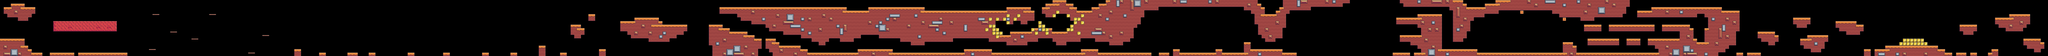

The image is a tile-based game level rendered from a .tmx file. Its description and source (layers, tilesets, objects; grid data summarised) follow:
An orthogonal 578x16 tile map with 16x16 px tiles, 1 tile layer (Background) and 135 objects (62x Spikes, 22x Fruit, 7x Trampoline, 7x Moving Platform, 7x Mushroom, ...).

<map version="1.10" tiledversion="1.11.2" orientation="orthogonal" renderorder="right-down" width="578" height="16" tilewidth="16" tileheight="16" infinite="0" nextlayerid="4" nextobjectid="293">
 <tileset firstgid="1" source="Pixel Quest.tsx" />
 <layer id="1" name="Background" width="578" height="16">
  <properties>
   <property name="BackgroundType" value="Scene 1" />
  </properties>
  <data>[9248 cells, 2816 non-empty, 43 distinct tile ids]</data>
 </layer>
 <objectgroup id="2" name="Spawning">
  <object id="116" name="Trampoline" type="Trampoline" x="2704" y="192" width="32" height="32" />
  <object id="117" name="Trampoline" type="Trampoline" x="2304" y="208" width="32" height="32" />
  <object id="118" name="Trampoline" type="Trampoline" x="2000" y="208" width="32" height="32" />
  <object id="120" name="Trampoline" type="Trampoline" x="1664" y="208" width="32" height="32" />
  <object id="121" name="Trampoline" type="Trampoline" x="1328" y="192" width="32" height="32" />
  <object id="123" name="Checkpoint" type="Checkpoint" x="5120" y="176" width="64" height="64" />
  <object id="134" name="Trampoline" type="Trampoline" x="2528" y="208" width="32" height="32" />
  <object id="137" name="Trampoline" type="Trampoline" x="1440" y="208" width="32" height="32" />
  <object id="149" name="Spike Head" type="Spike Head" x="5232" y="32" width="64" height="64">
   <properties>
    <property name="delay" type="float" value="0" />
    <property name="offsetPos" type="float" value="9" />
   </properties>
  </object>
  <object id="150" name="Spike Head" type="Spike Head" x="5328" y="32" width="64" height="64">
   <properties>
    <property name="delay" type="float" value="2" />
    <property name="offsetPos" type="float" value="9" />
   </properties>
  </object>
  <object id="152" name="Spike Head" type="Spike Head" x="5424" y="32" width="64" height="64">
   <properties>
    <property name="delay" type="float" value="1" />
    <property name="offsetPos" type="float" value="9" />
   </properties>
  </object>
  <object id="153" name="Plant" type="Plant" x="6304" y="192" width="48" height="48">
   <properties>
    <property name="delay" type="float" value="2.5" />
    <property name="doubleShot" type="bool" value="true" />
    <property name="isLeft" type="bool" value="true" />
   </properties>
  </object>
  <object id="154" name="Plant" type="Plant" x="6352" y="112" width="48" height="48">
   <properties>
    <property name="delay" type="float" value="1" />
    <property name="doubleShot" type="bool" value="false" />
    <property name="isLeft" type="bool" value="true" />
   </properties>
  </object>
  <object id="155" name="Plant" type="Plant" x="6320" y="32" width="48" height="48">
   <properties>
    <property name="delay" type="float" value="0" />
    <property name="doubleShot" type="bool" value="true" />
    <property name="isLeft" type="bool" value="true" />
   </properties>
  </object>
  <object id="156" name="Moving Platform" type="Moving Platform" x="5984" y="224" width="32" height="16">
   <properties>
    <property name="isLeft" type="bool" value="true" />
    <property name="isVertical" type="bool" value="false" />
    <property name="offsetNeg" type="float" value="5" />
    <property name="offsetPos" type="float" value="3" />
   </properties>
  </object>
  <object id="157" name="Moving Platform" type="Moving Platform" x="6192" y="80" width="32" height="16">
   <properties>
    <property name="isLeft" type="bool" value="true" />
    <property name="isVertical" type="bool" value="false" />
    <property name="offsetNeg" type="float" value="7" />
    <property name="offsetPos" type="float" value="4" />
   </properties>
  </object>
  <object id="158" name="Moving Platform" type="Moving Platform" x="5952" y="80" width="32" height="16">
   <properties>
    <property name="isLeft" type="bool" value="true" />
    <property name="isVertical" type="bool" value="false" />
    <property name="offsetNeg" type="float" value="7" />
    <property name="offsetPos" type="float" value="4" />
   </properties>
  </object>
  <object id="159" name="Moving Platform" type="Moving Platform" x="6016" y="160" width="32" height="16">
   <properties>
    <property name="isLeft" type="bool" value="true" />
    <property name="isVertical" type="bool" value="false" />
    <property name="offsetNeg" type="float" value="2" />
    <property name="offsetPos" type="float" value="5" />
   </properties>
  </object>
  <object id="160" name="Moving Platform" type="Moving Platform" x="6160" y="160" width="32" height="16">
   <properties>
    <property name="isLeft" type="bool" value="true" />
    <property name="isVertical" type="bool" value="false" />
    <property name="offsetNeg" type="float" value="1" />
    <property name="offsetPos" type="float" value="7" />
   </properties>
  </object>
  <object id="161" name="Moving Platform" type="Moving Platform" x="5872" y="176" width="32" height="16">
   <properties>
    <property name="isLeft" type="bool" value="true" />
    <property name="isVertical" type="bool" value="false" />
    <property name="offsetNeg" type="float" value="2" />
    <property name="offsetPos" type="float" value="4" />
   </properties>
  </object>
  <object id="162" name="Moving Platform" type="Moving Platform" x="6240" y="224" width="32" height="16">
   <properties>
    <property name="isLeft" type="bool" value="true" />
    <property name="isVertical" type="bool" value="false" />
    <property name="offsetNeg" type="float" value="5" />
    <property name="offsetPos" type="float" value="3" />
   </properties>
  </object>
  <object id="165" name="Ghost" type="Ghost" x="6816" y="208" width="48" height="32">
   <properties>
    <property name="delay" type="float" value="0" />
    <property name="isLeft" type="bool" value="true" />
    <property name="offsetNeg" type="float" value="9" />
    <property name="offsetPos" type="float" value="12" />
   </properties>
  </object>
  <object id="166" name="Ghost" type="Ghost" x="6720" y="208" width="48" height="32">
   <properties>
    <property name="delay" type="float" value="1.5" />
    <property name="isLeft" type="bool" value="false" />
    <property name="offsetNeg" type="float" value="3" />
    <property name="offsetPos" type="float" value="18" />
   </properties>
  </object>
  <object id="167" name="Ghost" type="Ghost" x="6944" y="208" width="48" height="32">
   <properties>
    <property name="delay" type="float" value="2.5" />
    <property name="isLeft" type="bool" value="false" />
    <property name="offsetNeg" type="float" value="17" />
    <property name="offsetPos" type="float" value="4" />
   </properties>
  </object>
  <object id="168" name="Spiked Ball" type="Spiked Ball" x="6864" y="48" width="16" height="16">
   <properties>
    <property name="radius" type="int" value="9" />
    <property name="startLeft" type="bool" value="false" />
    <property name="swingArcDec" type="int" value="155" />
    <property name="swingSpeed" type="int" value="420" />
   </properties>
  </object>
  </objectgroup>
</map>
<!-- 110 of 135 objects omitted -->
